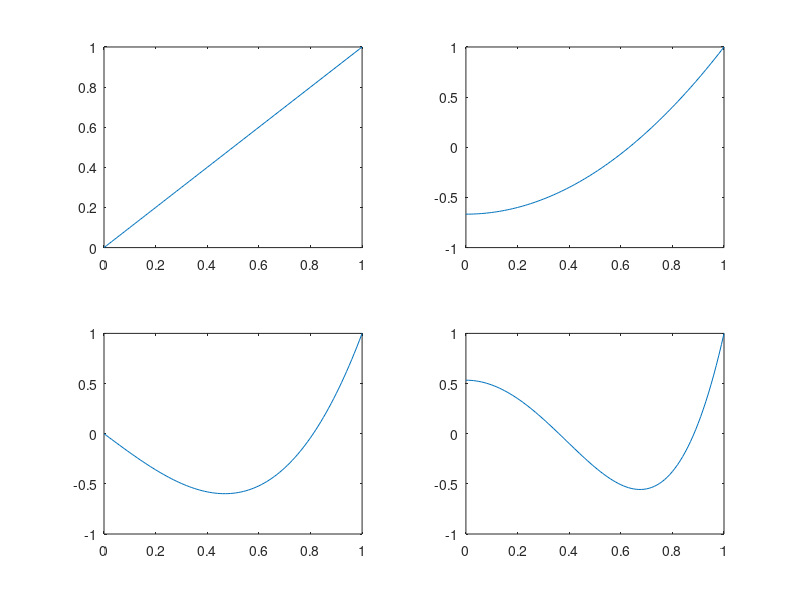

Reproduce this figure in MATLAB.
1;

function result = LP( n, x )
  if (n == 0)
      result = 1;
  elseif (n == 1)
    result = x;
  else
    result = (2*n+1)/(n+1)*x.*LP(n-1, x)-n/(n+1).*LP(n-2, x);
  endif
endfunction


x=0:0.01:1
for n = 1:4
  l = LP(n, x);
  subplot(2, 2, n);
  plot(x, l)
end  